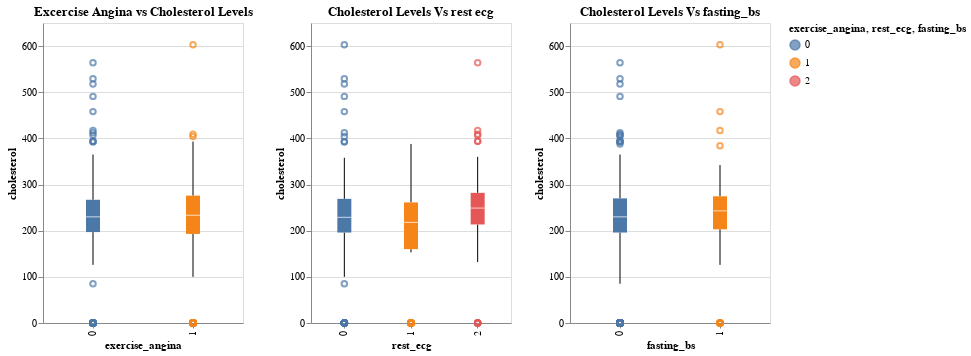

Notebook code for this chart:
### Markdown cell above
The graph above shows that diagnosis 4 is underrepresented. This is a form of sampling bias and it might affect the performance of our model. 

The code cell below plots boxplots in an attempt to find patterns in distributions of some numeric variables in different categories

### Code cell
cholesterol_vs_angina = Chart(heart).mark_boxplot().encode(
    Y("cholesterol:Q"), X("exercise_angina:O"),
    color="exercise_angina").properties(
        title="Excercise Angina vs Cholesterol Levels", width=200, height=300)

cholesterol_vs_rest = Chart(heart).mark_boxplot().encode(
    Y("cholesterol:Q"), X("rest_ecg:O"),
    color="rest_ecg").properties(title="Cholesterol Levels Vs rest ecg",
                                 width=200,
                                 height=300)

cholesterol_vs_fasting = Chart(heart).mark_boxplot().encode(
    Y("cholesterol:Q"), X("fasting_bs:O"),
    color="fasting_bs").properties(title="Cholesterol Levels Vs fasting_bs",
                                   width=200,
                                   height=300)

cholesterol_vs_angina | cholesterol_vs_rest | cholesterol_vs_fasting

### Figure 1 — Vega-Lite specification as saved in the notebook (floating-point values rounded to 4 significant figures; data arrays with more than 128 entries replaced by an {"elided": "..."} marker saying what was removed)
{"config": {"view": {"continuousWidth": 400, "continuousHeight": 300}}, "hconcat": [{"mark": "boxplot", "encoding": {"color": {"field": "exercise_angina", "type": "nominal"}, "x": {"field": "exercise_angina", "type": "ordinal"}, "y": {"field": "cholesterol", "type": "quantitative"}}, "height": 300, "title": "Excercise Angina vs Cholesterol Levels", "width": 200}, {"mark": "boxplot", "encoding": {"color": {"field": "rest_ecg", "type": "nominal"}, "x": {"field": "rest_ecg", "type": "ordinal"}, "y": {"field": "cholesterol", "type": "quantitative"}}, "height": 300, "title": "Cholesterol Levels Vs rest ecg", "width": 200}, {"mark": "boxplot", "encoding": {"color": {"field": "fasting_bs", "type": "nominal"}, "x": {"field": "fasting_bs", "type": "ordinal"}, "y": {"field": "cholesterol", "type": "quantitative"}}, "height": 300, "title": "Cholesterol Levels Vs fasting_bs", "width": 200}], "data": {"name": "data-9c5c541ff0505177026c42e372cebf79"}, "$schema": "https://vega.github.io/schema/vega-lite/v4.17.0.json", "datasets": {"data-9c5c541ff0505177026c42e372cebf79": {"elided": "741 records"}}}
